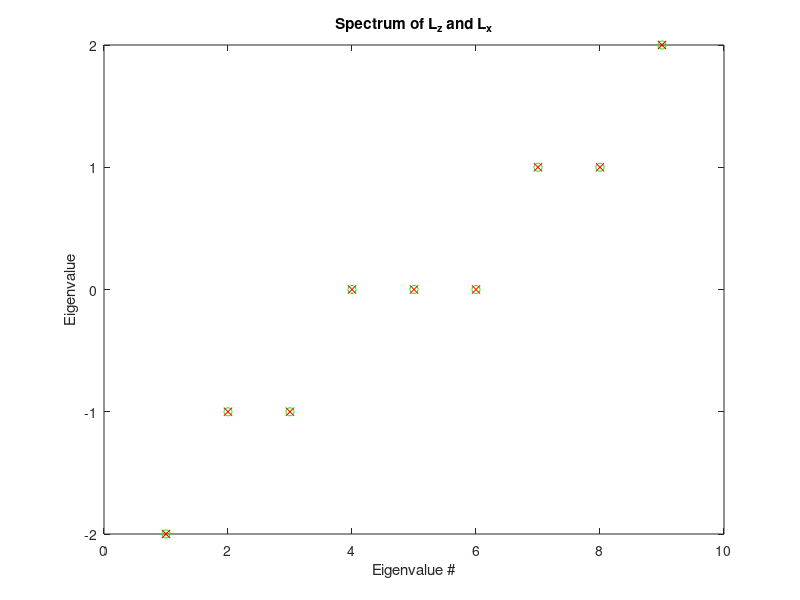
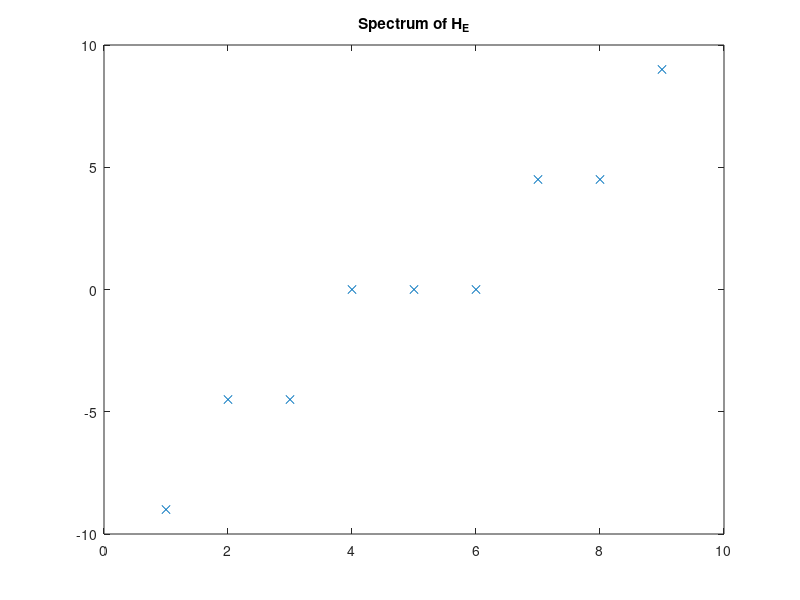
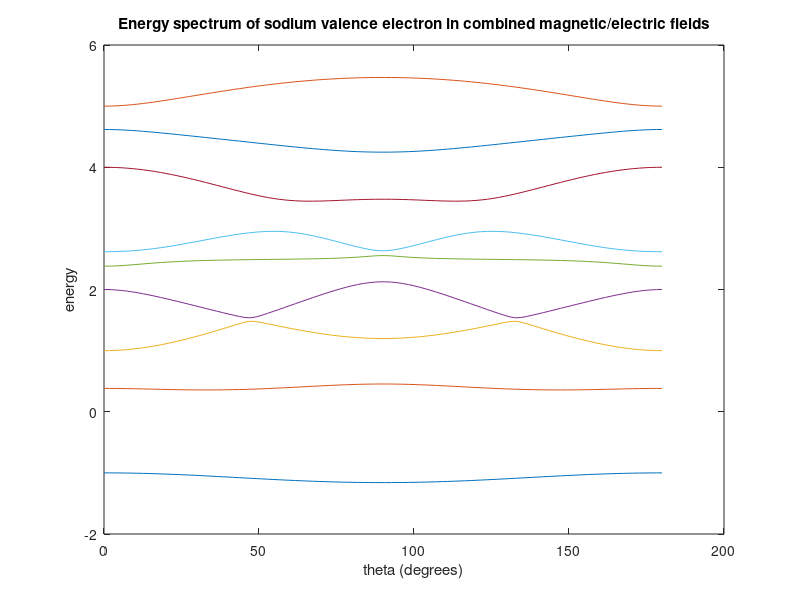

MATLAB code to generate these figures, in order:
clear all; close all

N = 3;
nc = 9;
emFac = 4.5; %Porpotionality factor between Stark/Zeeman effect energy levels

h0  = zeros(nc,nc);
hlz = zeros(nc,nc);
hlx = zeros(nc,nc);
he  = zeros(nc,nc);

lvals = [0 1 1 1 2 2 2 2 2];
mvals = [0 1 0 -1 2 1 0 -1 -2];
lidx = 0;
for cidx = 1:nc
    for ridx = 1:nc
        l = lvals(cidx);  m = mvals(cidx);
        lp = lvals(ridx); mp = mvals(ridx);
        
        %H0
        if cidx == ridx
           if cidx == 1
               h0(ridx, cidx) = h0(ridx, cidx)+0;
           elseif (1<cidx) &&(cidx< 5)
               h0(ridx, cidx) = h0(ridx, cidx)+2;
           else
               h0(ridx, cidx) = h0(ridx, cidx)+3;
           end
        end
        
        %Lz
        if (l==lp) && (m==mp) 
           hlz(ridx, cidx) = hlz(ridx,cidx) + m; 
        end
        
        %Lx
        if (l==lp)
           if (mp==(m+1))
               %L+
               hlx(ridx, cidx) = hlx(ridx, cidx)+sqrt( l*(l+1)-m*(m+1) );
           end
           if (mp==(m-1))
               %L- 
               hlx(ridx, cidx) = hlx(ridx, cidx)+sqrt( l*(l+1)-m*(m-1) );
           end
        end
        
        %E.r
        if (l-lp) == 1
           if (mp == m)
              angFac = sqrt( ((l+m)*(l-m)) / ((2*l+1)*(2*l-1)) );
              rFac   = (3/2)*N*sqrt(N^2-l^2);
              he(ridx,cidx) = he(ridx,cidx)+rFac*angFac;
           end
        end
        if (lp-l) == 1
           if (mp == m)
              angFac = sqrt( ((lp+mp)*(lp-mp)) / ((2*lp+1)*(2*lp-1)) );
              rFac   = (3/2)*N*sqrt(N^2-lp^2);
              he(ridx,cidx) = he(ridx,cidx)+rFac*angFac;
           end
        end
        
    end
end
hlx = hlx./2; %Make Lx from L+, L-

%Use eig to find eigenvalues/vectors

ev0 = eig(h0);
evz = eig(hlz);
evx = eig(hlx);
eve = eig(he);

figure; plot(evx,'go')
hold on; plot(evx, 'rx')
title('Spectrum of L_z and L_x')
xlabel('Eigenvalue #'); ylabel('Eigenvalue')

figure; plot(eve, 'x')
title('Spectrum of H_{E}')
he = he./emFac; %Make Stark effect same magitude as Zeeman

%Find total system spectrum
ndegs = 100;
theta = linspace(0, pi, ndegs);
for didx = 1:ndegs
    ht = h0+he+hlz*cos(theta(didx))+hlx*sin(theta(didx));
    evt(:,didx)=eig(ht);
end

figure; plot(theta.*180/pi, evt'); 
title('Energy spectrum of sodium valence electron in combined magnetic/electric fields');
xlabel('theta (degrees)'); ylabel('energy')